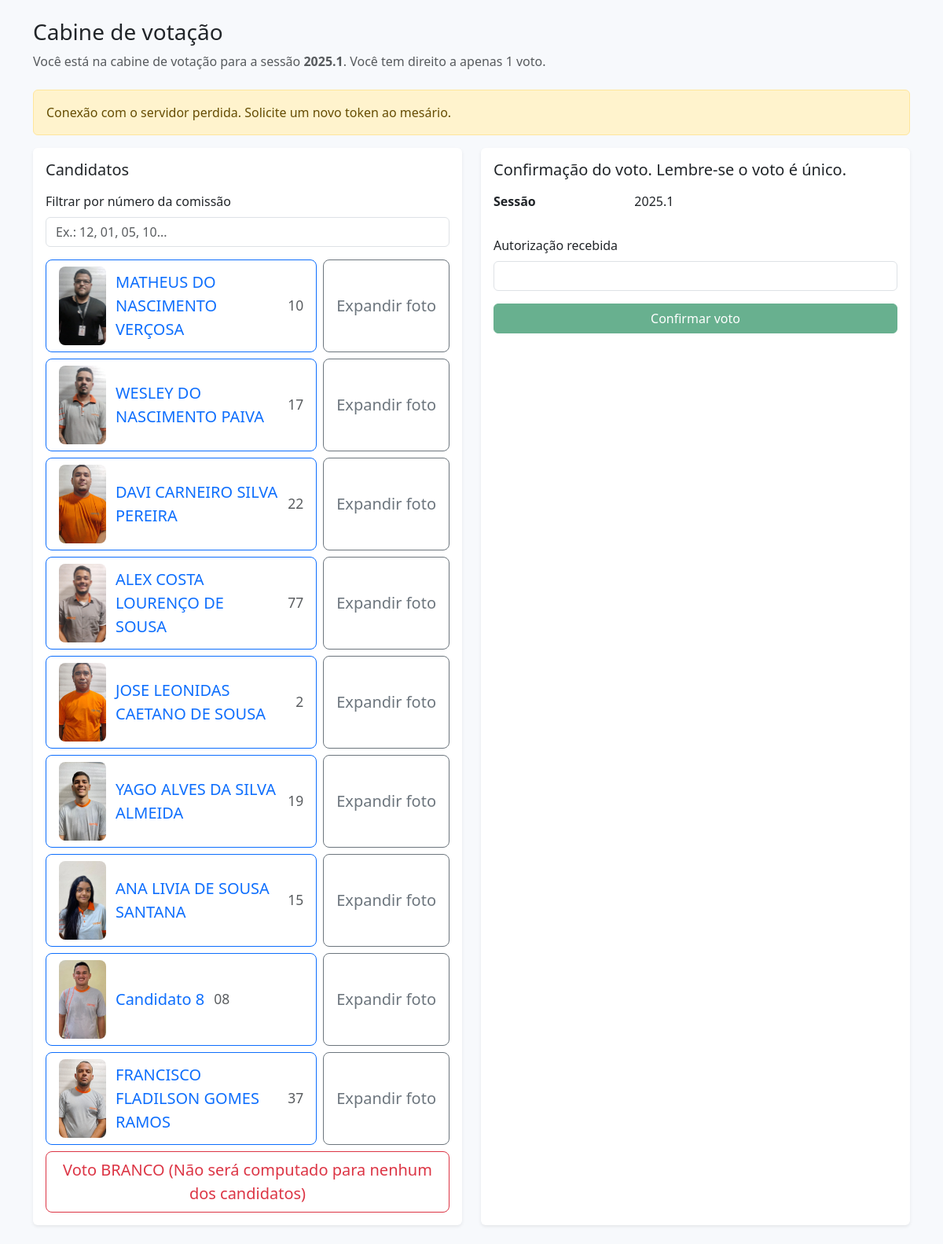
Page /sessions/1/cabine on the committed database.
### models.py (models this page shows)
class VotingSession(SQLModel, table=True):
    id: Optional[int] = Field(default=None, primary_key=True)
    code: str = Field(index=True, unique=True)
    expected_votes: int = Field(default=0, ge=0)
    status: SessionStatus = Field(default=SessionStatus.PLANNED)
    start_time: Optional[datetime] = Field(default=None)
    end_time: Optional[datetime] = Field(default=None)
    candidates: list["Candidate"] = Relationship(back_populates="session")
    poll_workers: list["PollWorker"] = Relationship(back_populates="session")
    permits: list["VotePermit"] = Relationship(back_populates="session")
    votes: list["Vote"] = Relationship(back_populates="session")

class Candidate(SQLModel, table=True):
    id: Optional[int] = Field(default=None, primary_key=True)
    name: str
    registration: str
    commission_number: str
    photo_url: Optional[str] = None
    session_id: int = Field(foreign_key="votingsession.id")
    session: "VotingSession" = Relationship(back_populates="candidates")
    votes: list["Vote"] = Relationship(back_populates="candidate")

### frontend/routes.py (the view)
@router.get("/sessions/{session_id}/cabine", response_class=HTMLResponse)
def session_cabin(
    session_id: int, request: Request, db_session: Session = Depends(get_session)
) -> HTMLResponse:
    voting_session = db_session.get(VotingSession, session_id)
    if voting_session is None:
        raise HTTPException(status_code=404, detail="Sessão não encontrada")
    candidates = db_session.exec(
        select(Candidate).where(Candidate.session_id == voting_session.id)
    ).all()
    context = {
        "request": request,
        "session": _session_overview(db_session, voting_session),
        "candidates": candidates,
        "kiosk_mode": True,
    }
    return templates.TemplateResponse("sessions/cabin.html", context)

### templates/sessions/cabin.html (shortened to what this page needs)
{% extends "base.html" %}
{% block content %}
  <div class="row g-4 align-items-center mb-4">
    <div class="col-lg-8">
      <h1 class="h3 mb-2">Cabine de votação</h1>
      <p class="text-muted mb-0">Você está na cabine de votação para a sessão <strong>{{ session.code }}</strong>. Você tem direito a apenas 1 voto.</p>
    </div>
  </div>
  <div class="alert alert-info" id="permit-alert">
  </div>
  <div class="row g-4">
    <div class="col-lg-6">
      <div class="card shadow-sm border-0">
        <div class="card-body">
          <h2 class="h5 mb-3">Candidatos</h2>
          <div class="mb-3">
            <label for="commission-filter" class="form-label">Filtrar por número da comissão</label>
            <input type="text" class="form-control" id="commission-filter" placeholder="Ex.: 12, 01, 05, 10..." inputmode="numeric" />
          </div>
          <form id="vote-form" class="d-grid gap-2">
            {% if candidates %}
              {% for candidate in candidates %}
                <div class="d-flex align-items-stretch gap-2 candidate-row" data-commission="{{ candidate.commission_number or '' }}">
                  <button
                  type="button"
                  class="btn btn-outline-primary btn-lg candidate-button flex-grow-1"
                  data-candidate-id="{{ candidate.id }}"
                >
                  {% if candidate.photo_url %}
                    <img src="{{ candidate.photo_url }}" alt="Foto de {{ candidate.name }}" class="candidate-photo" />
                  {% endif %}
                  {{ candidate.name }}
                  {% if candidate.commission_number %}
                  <small class="d-block text-muted">{{ candidate.commission_number }}</small>
                  {% endif %}
                  </button>
                  {% if candidate.photo_url %}
                    <button type="button" class="btn btn-outline-secondary btn-lg expand-photo-button" data-photo-url="{{ candidate.photo_url }}" aria-label="Expandir foto de {{ candidate.name }}">Expandir foto</button>
                  {% endif %}
                </div>
              {% endfor %}
              <div>
                <button type="button" class="btn btn-outline-danger btn-lg null-vote-button w-100">Voto BRANCO (Não será computado para nenhum dos candidatos)</button>
              </div>
            {% else %}
              <p class="text-muted">Nenhum candidato cadastrado para esta sessão.</p>
            {% endif %}
          </form>
        </div>
      </div>
    </div>
    <div class="col-lg-6">
      <div class="card shadow-sm border-0 h-100">
        <div class="card-body">
          <h2 class="h5 mb-3">Confirmação do voto. Lembre-se o voto é único.</h2>
          <dl class="row mb-0">
            <dt class="col-sm-4">Sessão</dt>
            <dd class="col-sm-8">{{ session.code }}</dd>
          </dl>
          <div class="mt-4">
            <label class="form-label">Autorização recebida</label>
            <input type="text" class="form-control" id="permit-token" readonly />
          </div>
          <div class="mt-3">
            <button class="btn btn-success w-100" id="confirm-button" disabled>Confirmar voto</button>
          </div>
        </div>
      </div>
    </div>
  </div>
{% endblock %}

### templates/base.html (shortened to what this page needs)
<!DOCTYPE html>
<html lang="pt-BR">
  <head>
    <link
      rel="stylesheet"
      href="https://cdn.jsdelivr.net/npm/bootstrap@5.3.3/dist/css/bootstrap.min.css"
    />
  </head>
  <body>
    <main class="container py-4">
      {% block content %}{% endblock %}
    </main>
  </body>
</html>

### templates/base.html (style rules this page uses)
body { background-color: #f7f9fc; }

### templates/sessions/cabin.html (style rules this page uses)
.candidate-button { display: flex; align-items: center; gap: 12px; text-align: left; white-space: normal; }
.candidate-photo { width: 60px; height: 100px; object-fit: cover; border-radius: 8px; flex: 0 0 auto; }
.expand-photo-button { white-space: nowrap; }

### rows in the picture
VotingSession: code "2025.1"
Candidate: photo_url (picture), name "MATHEUS DO NASCIMENTO VERÇOSA", commission_number "10"
Candidate: photo_url (picture), name "WESLEY DO NASCIMENTO PAIVA", commission_number "17"
Candidate: photo_url (picture), name "DAVI CARNEIRO SILVA PEREIRA", commission_number "22"
Candidate: photo_url (picture), name "ALEX COSTA LOURENÇO DE SOUSA", commission_number "77"
Candidate: photo_url (picture), name "JOSE LEONIDAS CAETANO DE SOUSA", commission_number "2"
Candidate: photo_url (picture), name "YAGO ALVES DA SILVA ALMEIDA", commission_number "19"
Candidate: photo_url (picture), name "ANA LIVIA DE SOUSA SANTANA", commission_number "15"
Candidate: photo_url (picture), name "Candidato 8", commission_number "08"
Candidate: photo_url (picture), name "FRANCISCO FLADILSON GOMES RAMOS", commission_number "37"
